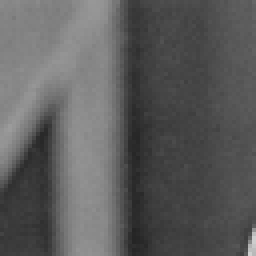
#> input picture 实验一/Exp01/result/lena_1.png, 64 x 64 px (shown 4 times larger); its folder holds only this picture in this run
$ python DCTandIDCT.py
#> lines starting #> are read from the running program, lines starting #| are printed output that depends on the picture
# _*_ coding: UTF-8 _*_
# 2020/4/14 15:56
# PyCharm
# Create by:LIUMINXUAN
# E-mail:liuminxuan1024@gmail.com
import time
import glob
import os
import cv2 as cv
import numpy as np
import pandas as pd

WSI_MASK_PATH = "./result"
paths = glob.glob(os.path.join(WSI_MASK_PATH, '*.png'))
paths.sort()

for path in paths:
    print("分块图像处理结果:%s" % path)
    img = cv.imread(path, cv.IMREAD_GRAYSCALE)
#> img is the input picture: shape (64, 64); min 36, max 207, mean 92.2
    # print(img.shape)
    cv.namedWindow("image", cv.WINDOW_AUTOSIZE)
    cv.imshow("image", img)
    cv.waitKey(1000)
    cv.destroyAllWindows()
    print("====================================")
    img = np.float32(img)
    result_dct = cv.dct(img)
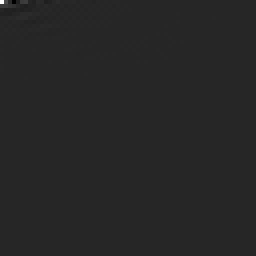
#> result_dct: shape (64, 64) float32 (shown 4 times larger); min -1055.8, max 5902.6, mean 1.9; drawn with min black and max white
    pd.set_option('display.max_columns', None)  # 显示完整的列
    pd.set_option('display.max_rows', None)  # 显示完整的行
    print("DCT结果:", result_dct)
#> (printed output is left out)
    print("====================================")
    result_idct = cv.idct(result_dct)
    print("IDCT结果:", result_idct)
#> (printed output is left out)
    print("====================================")

$ run again, on 实验一/Exp01/result/lena_13.png
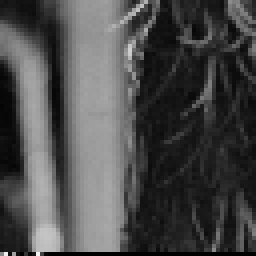
#> input picture 实验一/Exp01/result/lena_13.png, 64 x 64 px (shown 4 times larger)
#> img is the input picture: shape (64, 64); min 0, max 244, mean 74.8
#> `result_dct = cv.dct(img)`:
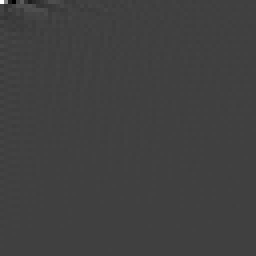
#> result_dct: shape (64, 64) float32 (shown 4 times larger); min -1625.8, max 4787, mean 0.7; drawn with min black and max white
#> (printed output is left out)
#> (printed output is left out)

$ run again, on 实验一/Exp01/result/lena_14.png
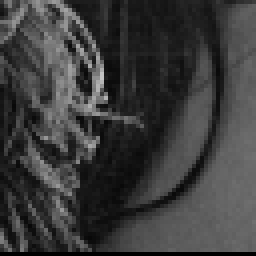
#> input picture 实验一/Exp01/result/lena_14.png, 64 x 64 px (shown 4 times larger)
#> img is the input picture: shape (64, 64); min 0, max 195, mean 59.5
#> (printed output is left out)
#> `result_idct = cv.idct(result_dct)`:
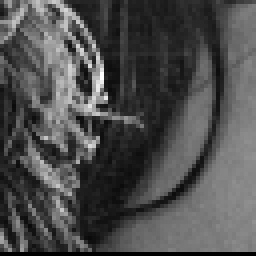
#> result_idct: shape (64, 64) float32 (shown 4 times larger); min -9.54e-06, max 195, mean 59.5; drawn with min black and max white
#> (printed output is left out)

$ run again, on 实验一/Exp01/result/lena_15.png
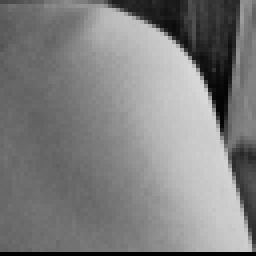
#> input picture 实验一/Exp01/result/lena_15.png, 64 x 64 px (shown 4 times larger)
#> img is the input picture: shape (64, 64); min 0, max 216, mean 127.5
#> (printed output is left out)
#> `result_idct = cv.idct(result_dct)`:
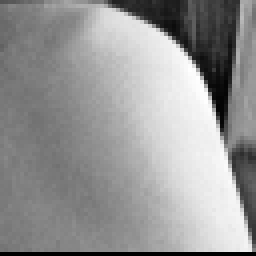
#> result_idct: shape (64, 64) float32 (shown 4 times larger); min -1.53e-05, max 216, mean 127.5; drawn with min black and max white
#> (printed output is left out)

$ run again, on 实验一/Exp01/result/lena_10.png
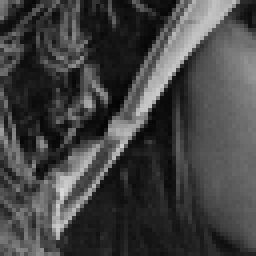
#> input picture 实验一/Exp01/result/lena_10.png, 64 x 64 px (shown 4 times larger)
#> img is the input picture: shape (64, 64); min 3, max 217, mean 67.1
#> `result_dct = cv.dct(img)`:
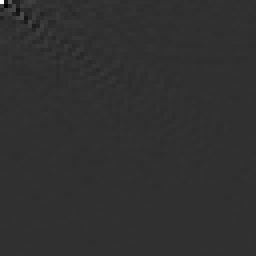
#> result_dct: shape (64, 64) float32 (shown 4 times larger); min -1012.4, max 4292.5, mean 1.6; drawn with min black and max white
#> (printed output is left out)
#> (printed output is left out)
